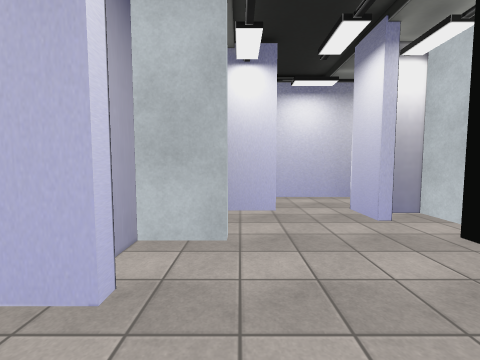
View 1 (above)

16 first-person views from a walk through a Unity game level. The camera is 1.5 m above the floor, tilts 4° down and sees 90° across. The floor is counted in squares, 1 m on a side. Each view is taken from the middle of a square. On the plan, view 1 faces up. The plan holds only what a view shows up to about 13 squares ahead; the rest is blank. The player character is not drawn. Some surface patterns are stand-ins.

View 2
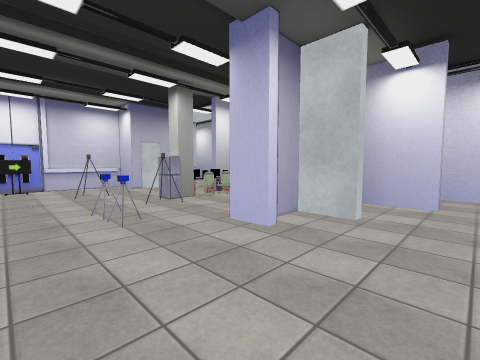

View 3
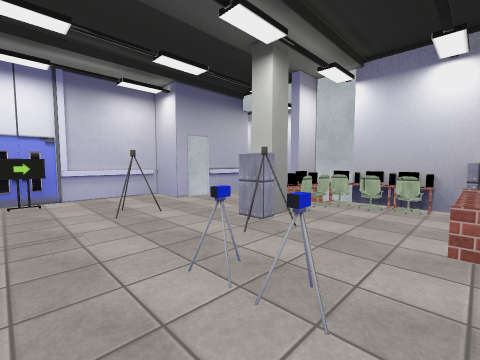

View 4
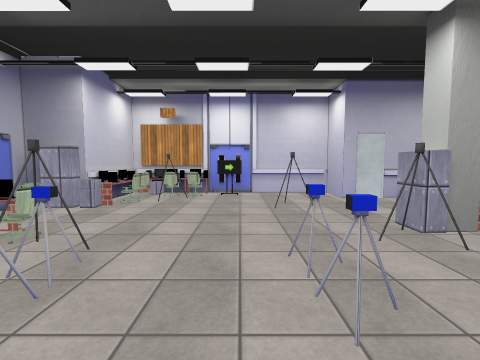

View 5
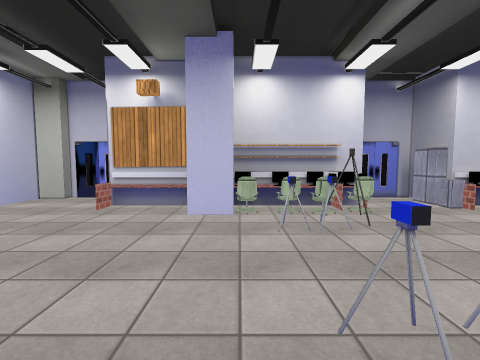

View 6
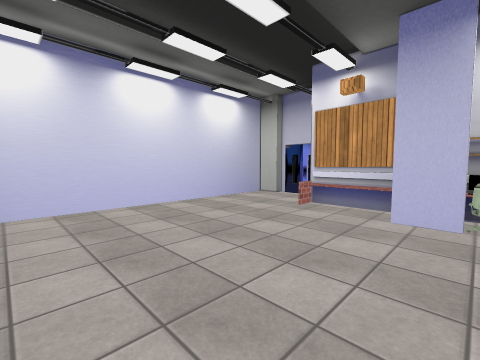

View 7
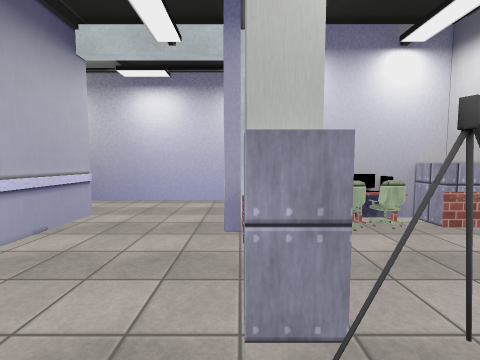

View 8
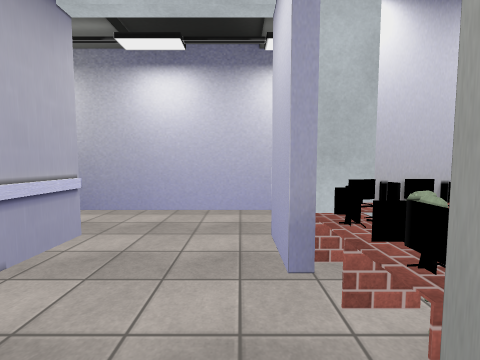

View 9
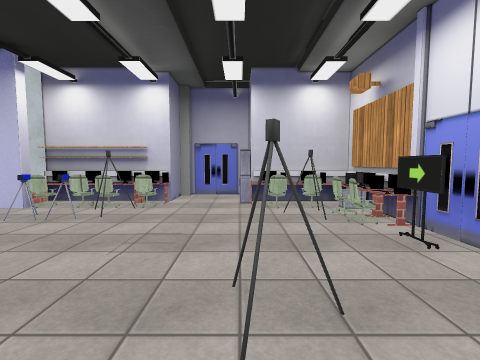

View 10
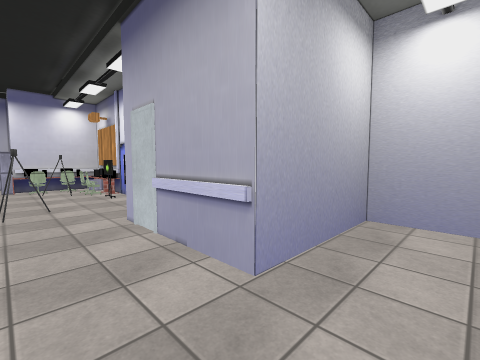

View 11
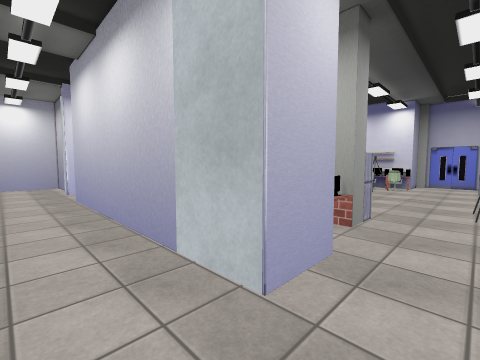

View 12
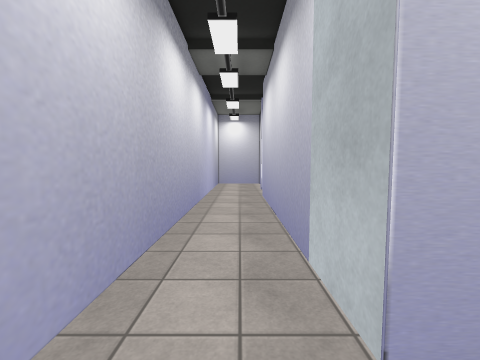

View 13
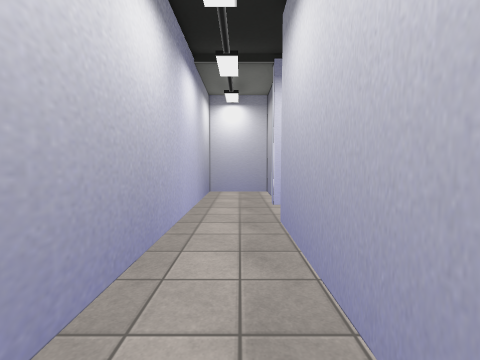

View 14
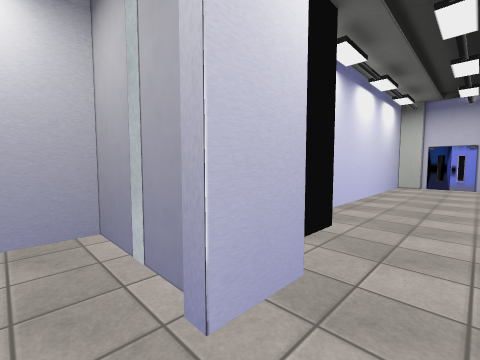

View 15
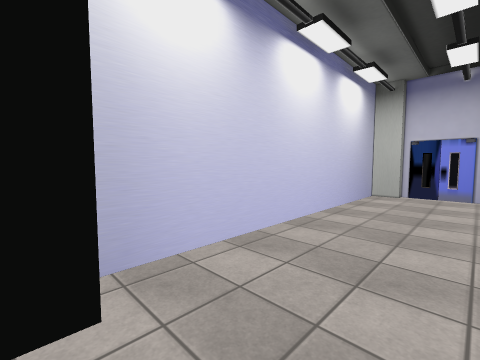

View 16
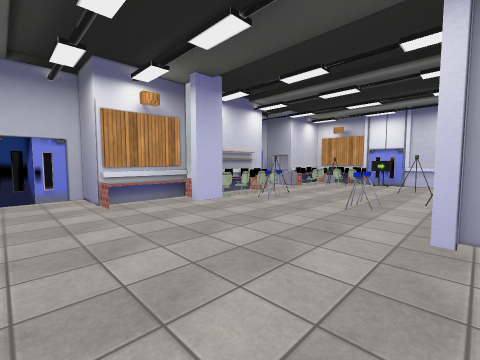

### Floor plan
Key: @ floor where view 1 was taken; # wall or solid block; x gap in a wall; . floor; = window, fence, low wall or low ledge; ^ raised ledge; O other object.
Columns run from 17 left of view 1 to 8 right of it. Each row starts with its distance up from view 1.
 11    #######################
 10 #........................#
  9 #........................#
  8 ######...##########......#
  7      #...#^^^^^#.....#####
  6      #...^x...^#.....###
  5      #...^x...^##.....
  4     ##...##...^#......##
  3    #.....###..^#.......#
  2    #.......#...........#
  1    #...#...............#
  0    #...=...#.#...@.....#
 -1    #O..................#
 -2    #O..................#
 -3    ##..................#
 -4    #=#.....###.........#
 -5    ^^=#...#=####.......#
 -6    ^^^^=..^#####^^^....#
 -7        #..#       #....#
 -8        #.##       #...##
 -9                    ####

Positions as (right, up) in squares from view 1, and headings:
1: (0, 0), facing up
2: (2, -2), facing up-left
3: (-3, -2), facing up-left
4: (-2, -1), facing left
5: (-3, 2), facing down
6: (-3, 2), facing down-right
7: (-8, 1), facing up
8: (-9, 3), facing up
9: (-10, 3), facing down
10: (-10, 10), facing down-left
11: (-10, 10), facing down-right
12: (-10, 9), facing right
13: (-5, 9), facing right
14: (2, 9), facing down-right
15: (2, 4), facing down-right
16: (4, 3), facing down-left
